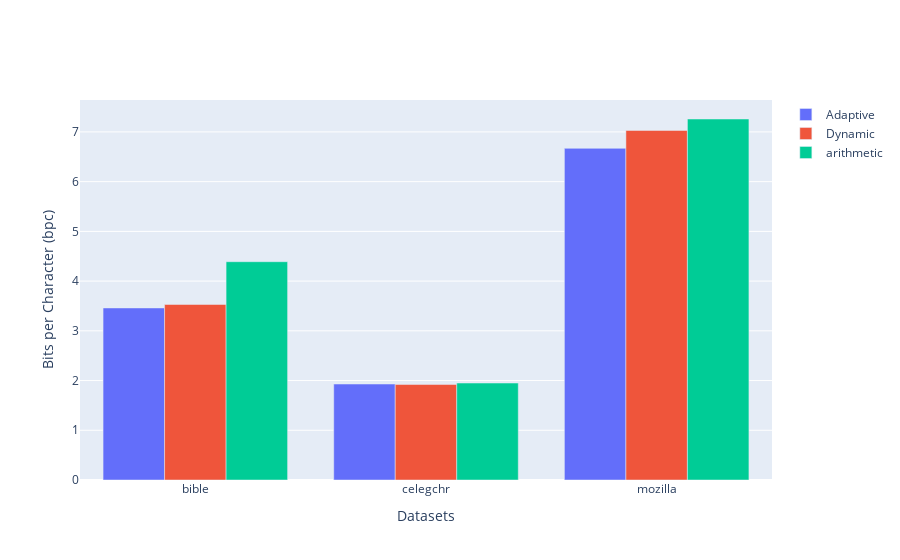

The notebook cell this image was saved under:
### Code cell
import plotly.graph_objects as go

# Data extracted from the LaTeX table
methods = ["Adaptive", "Dynamic", "arithmetic"] #, "gzip", "zlib", "lzma"]
datasets = ["bible", "celegchr", "mozilla"]
data = {
    "Adaptive": [3.46, 1.93, 6.67],
    "Dynamic": [3.53, 1.92, 7.03],
    "arithmetic": [4.39, 1.95, 7.26],
    # "gzip": [2.24, 2.11, 5.26],
    # "zlib": [2.27, 2.19, 5.26],
    # "lzma": [1.8, 1.88, 5.11]
}

fig = go.Figure()

# Add traces for each method
for i, method in enumerate(methods):
    fig.add_trace(go.Bar(
        x=datasets,
        y=data[method],
        name=method
    ))

# Update layout
fig.update_layout(
    xaxis_title='Datasets',
    yaxis_title='Bits per Character (bpc)',
    barmode='group'
)

fig.show()

### Figure 1 — Plotly figure (JSON) as saved in the notebook; plotly's stock layout.template omitted (floating-point values rounded to 4 significant figures)
{"data": [{"name": "Adaptive", "type": "bar", "x": ["bible", "celegchr", "mozilla"], "y": [3.46, 1.93, 6.67]}, {"name": "Dynamic", "type": "bar", "x": ["bible", "celegchr", "mozilla"], "y": [3.53, 1.92, 7.03]}, {"name": "arithmetic", "type": "bar", "x": ["bible", "celegchr", "mozilla"], "y": [4.39, 1.95, 7.26]}], "layout": {"barmode": "group", "xaxis": {"title": {"text": "Datasets"}}, "yaxis": {"title": {"text": "Bits per Character (bpc)"}}}}
